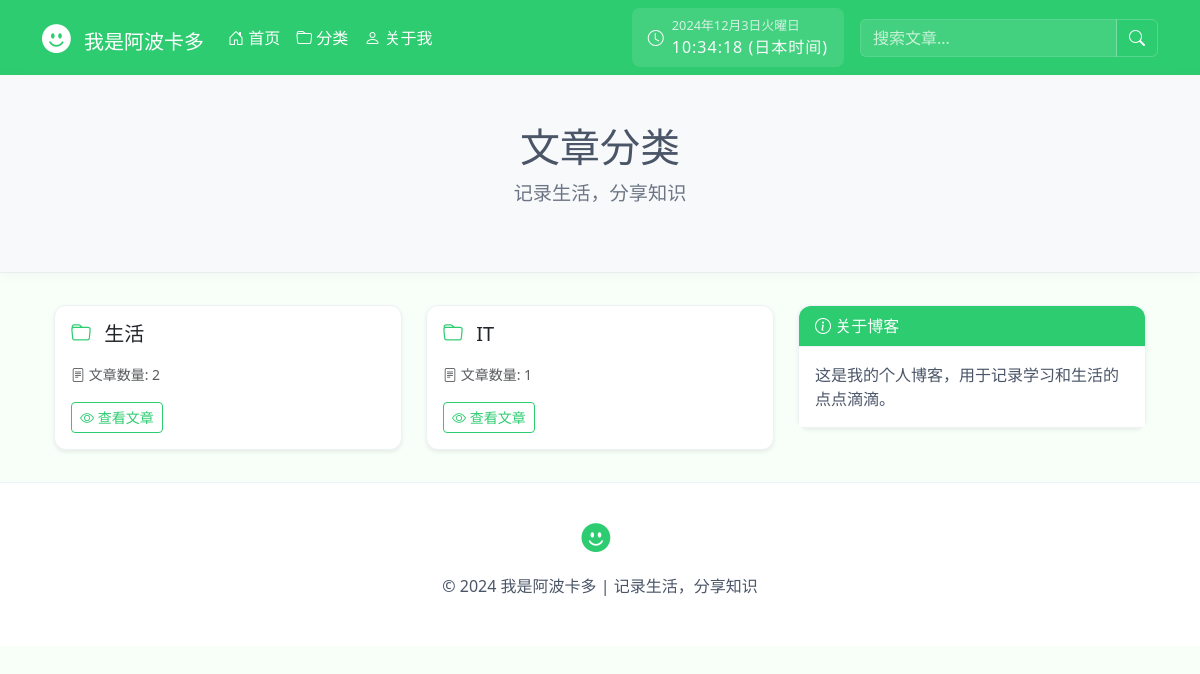
Page /categories/ on the committed database.
### blog/models.py (models this page shows, shortened)
class Category(models.Model):
    name = models.CharField(max_length=100)
    slug = models.SlugField(unique=True)

### blog/views.py (the view)
# urls.py: path('categories/', CategoryListView.as_view(), name='category_list'),
class CategoryListView(ListView):
    model = Category
    template_name = 'blog/category_list.html'
    context_object_name = 'categories'

### blog/templates/blog/category_list.html (shortened to what this page needs)
{% extends 'blog/base.html' %}
{% block header %}文章分类{% endblock %}
{% block content %}
<div class="container mt-4">
    <div class="row">
        <div class="col-md-8">
            {% if categories %}
                <div class="row row-cols-1 row-cols-md-2 g-4">
                    {% for category in categories %}
                    <div class="col">
                        <div class="card h-100 shadow-sm">
                            <div class="card-body">
                                <h3 class="card-title h5 mb-3">
                                    <i class="bi bi-folder text-primary me-2"></i>
                                    {{ category.name }}
                                </h3>
                                <p class="card-text text-muted">
                                    <small>
                                        <i class="bi bi-file-text"></i>
                                        文章数量: {{ category.posts.count }}
                                    </small>
                                </p>
                                <a href="{% url 'blog:category_detail' category.slug %}"
                                   class="btn btn-outline-primary btn-sm">
                                    <i class="bi bi-eye"></i> 查看文章
                                </a>
                            </div>
                        </div>
                    </div>
                    {% endfor %}
                </div>
            {% else %}
                <div class="alert alert-info">
                    <i class="bi bi-info-circle"></i> 暂无分类
                </div>
            {% endif %}
        </div>
        <div class="col-md-4">
            <div class="card shadow-sm about-blog-card">
                <div class="card-header">
                    <i class="bi bi-info-circle"></i> 关于博客
                </div>
                <div class="card-body">
                    <p class="card-text">
                        这是我的个人博客，用于记录学习和生活的点点滴滴。
                    </p>
                </div>
            </div>
        </div>
    </div>
</div>
{% endblock %}

### blog/templates/blog/base.html (style rules this page uses)
:root { --avocado-green: #2ecc71; --avocado-dark: #27ae60; --avocado-light: #a8e6cf; --text-gray: #4a5568; --border-color: #edf2f7; --bg-light: #f8fff9; }
body { background-color: var(--bg-light); }
.card { border-color: #edf2f7; border-radius: 12px; }
.card-header { background-color: #ffffff; border-bottom: 1px solid #edf2f7; border-radius: 12px 12px 0 0 !important; }
.btn-outline-primary { color: var(--avocado-green); border-color: var(--avocado-green); }
.text-primary { color: var(--avocado-green) !important; }
.about-blog-card { border: 1px solid #edf2f7; background: white; }
.about-blog-card .card-header { background: var(--avocado-green); color: white; border-bottom: 1px solid #edf2f7; }
.about-blog-card .card-body { background: white; }
.about-blog-card .card-text { color: var(--text-gray); }

### rows in the picture
Category: name "生活", posts.count "2"
Category: name "IT", posts.count "1"
